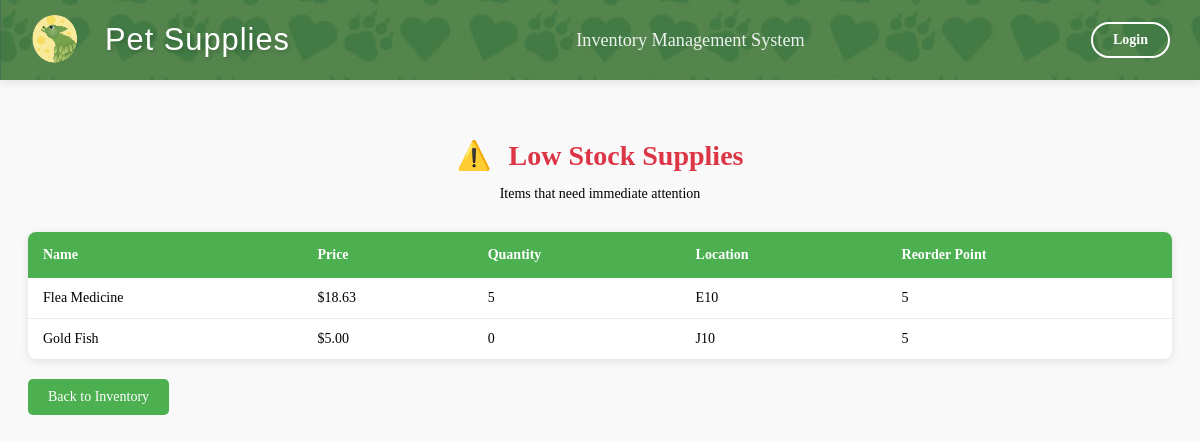
/low-stock/, run on an earlier commit of the app's database.
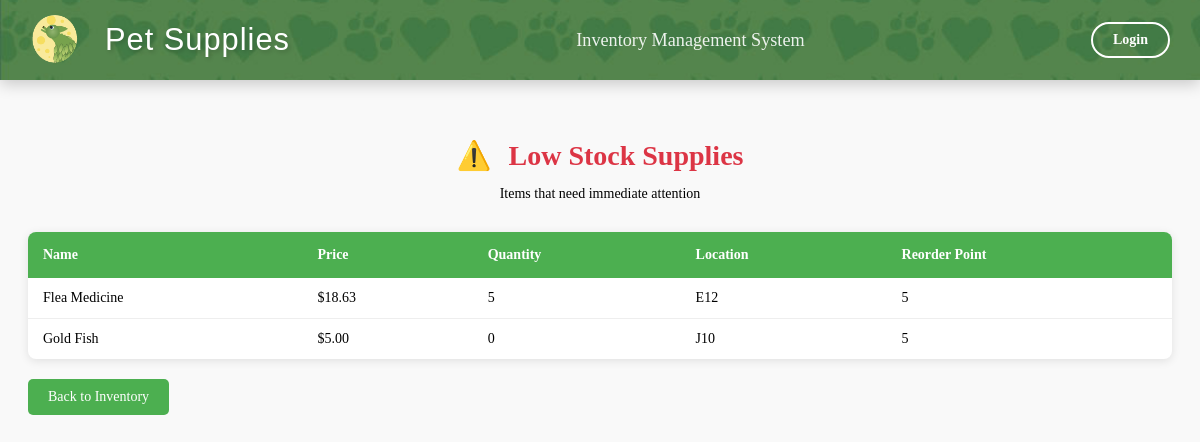
And on a later commit of the database.
### inventory/models.py (models this page shows, shortened)
class Supply(models.Model):
    name = models.CharField(max_length=255, primary_key=True)
    price = models.FloatField()
    quantity = models.IntegerField()
    location = models.CharField(max_length=255)
    reorder_point = models.PositiveIntegerField(default=5)
    deleted = models.BooleanField(default=False)

### inventory/views.py (the view)
# urls.py: path('low-stock/', views.low_stock_supplies, name='low_stock_supplies'),
def low_stock_supplies(request):
    low_stock_items = Supply.objects.filter(quantity__lte=models.F('reorder_point'))
    return render(request, 'inventory/low_stock.html', {'low_stock_items': low_stock_items})

### inventory/templates/inventory/low_stock.html (shortened to what this page needs)
{% extends 'inventory/base.html' %}
{% load static %}
{% block content %}
<div class="low-stock-container">
    <div class="low-stock-header">
        <h1><span class="warning-icon">⚠️</span> Low Stock Supplies</h1>
        <p>Items that need immediate attention</p>
    </div>
    <table class="low-stock-table">
        <thead>
            <tr>
                <th>Name</th>
                <th>Price</th>
                <th>Quantity</th>
                <th>Location</th>
                <th>Reorder Point</th>
            </tr>
        </thead>
        <tbody>
            {% for supply in low_stock_items %}
            <tr>
                <td>{{ supply.name }}</td>
                <td>${{ supply.price|floatformat:2 }}</td>
                <td>{{ supply.quantity }}</td>
                <td>{{ supply.location }}</td>
                <td>{{ supply.reorder_point }}</td>
            </tr>
            {% empty %}
            <tr>
                <td colspan="5" class="empty-message">No low stock items at this time.</td>
            </tr>
            {% endfor %}
        </tbody>
    </table>
    <a href="{% url 'index' %}" class="back-link">Back to Inventory</a>
</div>
{% endblock %}

What changed in the data, as far as the page shows it:
changed Supply "Flea Medicine": location "E10" → "E12"
